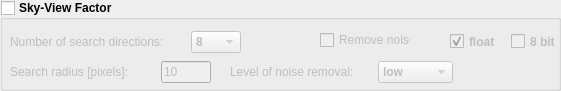
    <widget class="QGroupBox" name="group_sky_view">
     <property name="enabled">
      <bool>true</bool>
     </property>
     <property name="geometry">
      <rect>
       <x>70</x>
       <y>310</y>
       <width>561</width>
       <height>91</height>
      </rect>
     </property>
     <property name="sizePolicy">
      <sizepolicy hsizetype="MinimumExpanding" vsizetype="MinimumExpanding">
       <horstretch>0</horstretch>
       <verstretch>0</verstretch>
      </sizepolicy>
     </property>
     <property name="font">
      <font>
       <weight>75</weight>
       <bold>true</bold>
      </font>
     </property>
     <property name="accessibleDescription">
      <string>sky_view_factor</string>
     </property>
     <property name="autoFillBackground">
      <bool>false</bool>
     </property>
     <property name="title">
      <string>Sky-View Factor</string>
     </property>
     <property name="flat">
      <bool>false</bool>
     </property>
     <property name="checkable">
      <bool>true</bool>
     </property>
     <property name="checked">
      <bool>false</bool>
     </property>
     <widget class="QCheckBox" name="check_svf_noise">
      <property name="geometry">
       <rect>
        <x>320</x>
        <y>30</y>
        <width>91</width>
        <height>20</height>
       </rect>
      </property>
      <property name="sizePolicy">
       <sizepolicy hsizetype="MinimumExpanding" vsizetype="MinimumExpanding">
        <horstretch>0</horstretch>
        <verstretch>0</verstretch>
       </sizepolicy>
      </property>
      <property name="font">
       <font>
        <weight>50</weight>
        <bold>false</bold>
       </font>
      </property>
      <property name="accessibleDescription">
       <string>remove_noise</string>
      </property>
      <property name="text">
       <string>Remove noise</string>
      </property>
     </widget>
     <widget class="QWidget" name="layoutWidget_38">
      <property name="geometry">
       <rect>
        <x>10</x>
        <y>30</y>
        <width>231</width>
        <height>24</height>
       </rect>
      </property>
      <property name="sizePolicy">
       <sizepolicy hsizetype="MinimumExpanding" vsizetype="MinimumExpanding">
        <horstretch>0</horstretch>
        <verstretch>0</verstretch>
       </sizepolicy>
      </property>
      <layout class="QHBoxLayout" name="horizontalLayout_44">
       <item>
        <widget class="QLabel" name="label_44">
         <property name="sizePolicy">
          <sizepolicy hsizetype="MinimumExpanding" vsizetype="MinimumExpanding">
           <horstretch>0</horstretch>
           <verstretch>0</verstretch>
          </sizepolicy>
         </property>
         <property name="font">
          <font>
           <weight>50</weight>
           <bold>false</bold>
          </font>
         </property>
         <property name="text">
          <string>Number of search directions:</string>
         </property>
        </widget>
       </item>
       <item>
        <widget class="QComboBox" name="combo_svf_n_dir">
         <property name="sizePolicy">
          <sizepolicy hsizetype="MinimumExpanding" vsizetype="MinimumExpanding">
           <horstretch>0</horstretch>
           <verstretch>0</verstretch>
          </sizepolicy>
         </property>
         <property name="maximumSize">
          <size>
           <width>50</width>
           <height>22</height>
          </size>
         </property>
         <property name="accessibleDescription">
          <string>svf_directions</string>
         </property>
         <property name="currentText">
          <string>8</string>
         </property>
         <item>
          <property name="text">
           <string>8</string>
          </property>
         </item>
         <item>
          <property name="text">
           <string>16</string>
          </property>
         </item>
         <item>
          <property name="text">
           <string>32</string>
          </property>
         </item>
        </widget>
       </item>
      </layout>
     </widget>
     <widget class="QWidget" name="layoutWidget_39">
      <property name="geometry">
       <rect>
        <x>230</x>
        <y>60</y>
        <width>223</width>
        <height>24</height>
       </rect>
      </property>
      <property name="sizePolicy">
       <sizepolicy hsizetype="MinimumExpanding" vsizetype="MinimumExpanding">
        <horstretch>0</horstretch>
        <verstretch>0</verstretch>
       </sizepolicy>
      </property>
      <layout class="QHBoxLayout" name="horizontalLayout_45">
       <item>
        <widget class="QLabel" name="label_45">
         <property name="sizePolicy">
          <sizepolicy hsizetype="MinimumExpanding" vsizetype="MinimumExpanding">
           <horstretch>0</horstretch>
           <verstretch>0</verstretch>
          </sizepolicy>
         </property>
         <property name="font">
          <font>
           <weight>50</weight>
           <bold>false</bold>
          </font>
         </property>
         <property name="text">
          <string>Level of noise removal:</string>
         </property>
        </widget>
       </item>
       <item>
        <widget class="QComboBox" name="combo_svf_noise">
         <property name="sizePolicy">
          <sizepolicy hsizetype="MinimumExpanding" vsizetype="MinimumExpanding">
           <horstretch>0</horstretch>
           <verstretch>0</verstretch>
          </sizepolicy>
         </property>
         <property name="minimumSize">
          <size>
           <width>0</width>
           <height>0</height>
          </size>
         </property>
         <property name="maximumSize">
          <size>
           <width>75</width>
           <height>22</height>
          </size>
         </property>
         <property name="accessibleDescription">
          <string>noise_removal</string>
         </property>
         <item>
          <property name="text">
           <string>low</string>
          </property>
         </item>
         <item>
          <property name="text">
           <string>medium</string>
          </property>
         </item>
         <item>
          <property name="text">
           <string>high</string>
          </property>
         </item>
        </widget>
       </item>
      </layout>
     </widget>
     <widget class="QWidget" name="layoutWidget_37">
      <property name="geometry">
       <rect>
        <x>10</x>
        <y>60</y>
        <width>201</width>
        <height>24</height>
       </rect>
      </property>
      <property name="sizePolicy">
       <sizepolicy hsizetype="MinimumExpanding" vsizetype="MinimumExpanding">
        <horstretch>0</horstretch>
        <verstretch>0</verstretch>
       </sizepolicy>
      </property>
      <layout class="QHBoxLayout" name="horizontalLayout_43">
       <item>
        <widget class="QLabel" name="label_43">
         <property name="sizePolicy">
          <sizepolicy hsizetype="MinimumExpanding" vsizetype="MinimumExpanding">
           <horstretch>0</horstretch>
           <verstretch>0</verstretch>
          </sizepolicy>
         </property>
         <property name="font">
          <font>
           <weight>50</weight>
           <bold>false</bold>
          </font>
         </property>
         <property name="text">
          <string>Search radius [pixels]:</string>
         </property>
        </widget>
       </item>
       <item>
        <widget class="QLineEdit" name="line_svf_r_max">
         <property name="sizePolicy">
          <sizepolicy hsizetype="MinimumExpanding" vsizetype="MinimumExpanding">
           <horstretch>0</horstretch>
           <verstretch>0</verstretch>
          </sizepolicy>
         </property>
         <property name="minimumSize">
          <size>
           <width>0</width>
           <height>0</height>
          </size>
         </property>
         <property name="maximumSize">
          <size>
           <width>50</width>
           <height>22</height>
          </size>
         </property>
         <property name="font">
          <font>
           <weight>50</weight>
           <bold>false</bold>
          </font>
         </property>
         <property name="accessibleDescription">
          <string>search_radius</string>
         </property>
         <property name="inputMask">
          <string>009</string>
         </property>
         <property name="text">
          <string>10</string>
         </property>
         <property name="maxLength">
          <number>3</number>
         </property>
         <property name="frame">
          <bool>true</bool>
         </property>
         <property name="placeholderText">
          <string>315</string>
         </property>
         <property name="clearButtonEnabled">
          <bool>false</bool>
         </property>
        </widget>
       </item>
      </layout>
     </widget>
     <widget class="QWidget" name="horizontalLayoutWidget_9">
      <property name="geometry">
       <rect>
        <x>450</x>
        <y>30</y>
        <width>115</width>
        <height>23</height>
       </rect>
      </property>
      <property name="sizePolicy">
       <sizepolicy hsizetype="MinimumExpanding" vsizetype="MinimumExpanding">
        <horstretch>0</horstretch>
        <verstretch>0</verstretch>
       </sizepolicy>
      </property>
      <layout class="QHBoxLayout" name="horizontalLayout_9">
       <item>
        <widget class="QCheckBox" name="check_svf_float">
         <property name="sizePolicy">
          <sizepolicy hsizetype="MinimumExpanding" vsizetype="MinimumExpanding">
           <horstretch>0</horstretch>
           <verstretch>0</verstretch>
          </sizepolicy>
         </property>
         <property name="text">
          <string>float</string>
         </property>
         <property name="checked">
          <bool>true</bool>
         </property>
        </widget>
       </item>
       <item>
        <widget class="QCheckBox" name="check_svf_8bit">
         <property name="sizePolicy">
          <sizepolicy hsizetype="MinimumExpanding" vsizetype="MinimumExpanding">
           <horstretch>0</horstretch>
           <verstretch>0</verstretch>
          </sizepolicy>
         </property>
         <property name="text">
          <string>8 bit</string>
         </property>
        </widget>
       </item>
      </layout>
     </widget>
    </widget>
